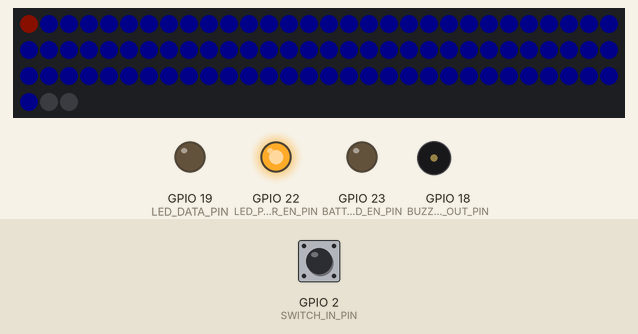
Recording of a sketch running on a simulated ESP32. On the bench: 93 RGB LEDs in strip order, left to right, continuing on the next row, output pins drawn as LEDs (lit = HIGH), buzzer (waves = sounding, pin HIGH). The test bench sets the inputs (shaded band); at power-on: GPIO 2 (SWITCH_IN_PIN) LOW. Dim RGB values are drawn brighter than linear; what the sketch prints to the serial monitor is not drawn.

Above: at 0.1 s.
Timing chart, 0 to 3.8 s (numbered marks = the images above):
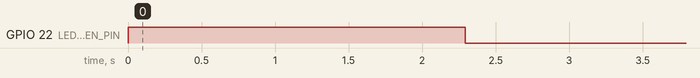

Measured:
- by itself, GPIO 22 (LED_POWER_EN_PIN): HIGH → LOW at 2.3 s

The sketch:

blaster.ino
```cpp
#include <FastLED.h>
#include "esp_wifi.h"
#include "esp_bt.h"

// =========================================================================
// Defines: Pins
// =========================================================================

#define SWITCH_IN_PIN GPIO_NUM_2

#define BATTERY_READ_EN_PIN GPIO_NUM_23
#define BATTERY_READ_IN_PIN GPIO_NUM_0  // A0
#define LED_DATA_PIN GPIO_NUM_19
#define BUZZER_OUT_PIN GPIO_NUM_18
#define LED_POWER_EN_PIN GPIO_NUM_22


// =========================================================================
// Defines: Constants
// =========================================================================

#define RING_COUNT 9

#define ANIM_INIT_START_DELAY_MILLIS 200
#define ANIM_INIT_END_DELAY_MILLIS 30
#define ANIM_INIT_STEP_DELAY_FRAC 0.75
#define ANIM_FIRE_DELAY_MILLIS 30
#define BTN_DEBOUNCE_MILLIS 100
#define BTN_LONG_PRESS_MILLIS 2000
#define BATTERY_SAMPLE_MILLIS 5000

// Settle time for ADC to accurately read battery
// settle_t = (divider_resistance * adc_capacitance) * 9 = (50kOhm * 20pF) * 9 = 9usec
// (+1 for good measure)
#define BATTERY_SETTLE_MICROS 10

#define SOUND_FREQ_START_HZ 4000
#define SOUND_FREQ_DEC_HZ 100

#define LED_TYPE WS2812B
#define LED_COLOR_ORDER GRB
// (10 per ring) * (9 rings) + 1 rear + 2 front
#define LED_COUNT 93
#define LED_BRIGHTNESS 10

#define LEDS_PER_RING 10
#define LEDS_ALL_RINGS_COUNT (LEDS_PER_RING * RING_COUNT)

#define LED_IDX_POWER 0
#define LED_IDX_RINGS 1
#define LED_IDX_MUZZLE 91

// sample_val = (((voltage / 2) / 3.3) * 4095)
// Min voltage: 3.2
// Max voltage: 4.2
#define BATTERY_SAMPLE_VAL_MIN 1985
#define BATTERY_SAMPLE_VAL_MAX 2606

// Define bitmask for RTC setup for deep sleep
#define RTC_SLEEP_EN_PIN_BITMASK (1ULL << SWITCH_IN_PIN)


// =========================================================================
// Variables
// =========================================================================

unsigned long buttonDebounceStartTime;
uint8_t switchIsDebouncing = 0;

unsigned long buttonDepressedStartTime;
uint8_t switchIsDepressed = 0;

unsigned long batterySampleLastTime;

CRGB leds[LED_COUNT];

CRGB ringColor = 0x0000ff;
CRGB muzzleFlashColor = 0xffffff;

uint8_t batteryPercent;


// =========================================================================
// Utilities
// =========================================================================

uint8_t detectSwitch(uint8_t desiredState) {
  if (digitalRead(SWITCH_IN_PIN) == desiredState) {
    if (switchIsDebouncing) {
      if ((millis() - buttonDebounceStartTime) > BTN_DEBOUNCE_MILLIS) {
        switchIsDebouncing = 0;
        return 1;
      }
    } else {
      buttonDebounceStartTime = millis();
      switchIsDebouncing = 1;
    }
  }
  return 0;
}

void readBatteryLevel () {
  digitalWrite(BATTERY_READ_EN_PIN, HIGH);
  delayMicroseconds(BATTERY_SETTLE_MICROS);

  int batteryReading = analogRead(BATTERY_READ_IN_PIN);
  batteryPercent = map(batteryReading, BATTERY_SAMPLE_VAL_MIN, BATTERY_SAMPLE_VAL_MAX, 0, 100);

  digitalWrite(BATTERY_READ_EN_PIN, LOW);
}

void startSleep () {
  // Setup deep sleep wakeup source
  esp_sleep_enable_ext1_wakeup(RTC_SLEEP_EN_PIN_BITMASK, ESP_EXT1_WAKEUP_ANY_LOW);


  // Enter deep sleep
  esp_deep_sleep_start();
}

void writeRingColor (int index, CRGB color) {
  int startIdx = LED_IDX_RINGS + (index * LEDS_PER_RING);
  fill_solid(leds + startIdx, LEDS_PER_RING, color);
}

void fillRings (CRGB color) {
  fill_solid(leds, LEDS_ALL_RINGS_COUNT, color);
}

void writeMuzzleColor (CRGB color) {
  fill_solid(leds + LED_IDX_MUZZLE, 2, color);
}

void displayBatteryLevel () {
  // Map battery percent to hue from red to green (0-120);
  uint8_t hue = map(batteryPercent, 0, 100, 0, 120);
  leds[LED_IDX_POWER] = CHSV(hue, 255, 255);
  FastLED.show();
}

void updateBatteryLevel () {
  readBatteryLevel();
  displayBatteryLevel();
}

void enableLedStrip () {
  // Remove hold for deep sleep (if set)
  gpio_hold_dis((gpio_num_t)LED_POWER_EN_PIN);
  digitalWrite(LED_POWER_EN_PIN, HIGH);
}

void disableLedStrip () {
  // Drive data pin low first to prevent ghosting
  digitalWrite(LED_DATA_PIN, LOW);

  digitalWrite(LED_POWER_EN_PIN, LOW);
  // Set disable to hold while asleep
  gpio_hold_en((gpio_num_t)LED_POWER_EN_PIN);
}

// =========================================================================
// Animation Sequences
// =========================================================================

// Run blaster firing sequence
void fireBlaster () {
  int fireTone = SOUND_FREQ_START_HZ;
  for (int i = 0; i < RING_COUNT; i++) {
    ledcWriteTone(BUZZER_OUT_PIN, fireTone);
    // Disable targer ring
    writeRingColor(i, 0);
    // Fill in behind
    if (i > 0) {
      writeRingColor(i - 1, ringColor);
    }
    delay(ANIM_FIRE_DELAY_MILLIS);
    fireTone -= SOUND_FREQ_DEC_HZ;
  }
  writeRingColor(RING_COUNT-1, ringColor);

  writeMuzzleColor(muzzleFlashColor);
  ledcWriteTone(BUZZER_OUT_PIN, fireTone);

  delay(ANIM_FIRE_DELAY_MILLIS);
  writeMuzzleColor(0);
  ledcWriteTone(BUZZER_OUT_PIN, 0);
}

// Blaster powering up sequence
void powerUp () {
  FastLED.clear();
  FastLED.show();
  // Read and show battery first
  updateBatteryLevel();

  int frameDelay = ANIM_INIT_START_DELAY_MILLIS;
  while (frameDelay > ANIM_INIT_END_DELAY_MILLIS) {
    for (int i = 0; i < RING_COUNT; i++) {
      // Turn on target ring
      writeRingColor(i, ringColor);
      // Clear last one
      if (i > 0) {
        writeRingColor(i-1, ringColor);
      } else {
        writeRingColor(RING_COUNT-1, ringColor);
      }
      FastLED.show();
    }
    frameDelay = frameDelay * ANIM_INIT_STEP_DELAY_FRAC;
  }

  fillRings(ringColor);
}

// Blaster powering down sequence
void powerDown () {
  FastLED.clear();
  FastLED.show();
  Serial.println("Sleeping...");

  disableLedStrip();
  // Wait for switch to release before setting up/entering sleep mode
  while (digitalRead(SWITCH_IN_PIN) == LOW) {}
  startSleep();
}


// =========================================================================
// Event Routines
// =========================================================================

// Pollable routine handling switch input for blaster firing and deep sleep
void handleSwitch () {
  if (switchIsDepressed) {
    // If switch still depressed, wait for "turn-off" delay
    if (digitalRead(SWITCH_IN_PIN) == LOW) {
      if ((millis() - buttonDepressedStartTime) > BTN_LONG_PRESS_MILLIS) {
        // Long press detected, power down
        powerDown();
      }
    } else {
      // Short press detected, fire blaster
      fireBlaster();
      switchIsDepressed = 0;
    }
  } else {
    if (detectSwitch(LOW)) {
      buttonDepressedStartTime = millis();
      switchIsDepressed = 1;
    }
  }
}

// Pollable routine handling regular battery level reading
void handleBattery () {
  if ((millis() - batterySampleLastTime) > BATTERY_SAMPLE_MILLIS) {
    batterySampleLastTime = millis();
    updateBatteryLevel();
    Serial.print("Battery Level: ");
    Serial.print(batteryPercent);
    Serial.println("%");
  }
}


// =========================================================================
// Main
// =========================================================================

void setup() {
  esp_wifi_stop();   // Power down wifi
  esp_wifi_deinit(); // Release wifi memory

  // Disable BLE/Zigbee
  esp_bt_controller_disable();
  esp_bt_controller_deinit();

  // External pullup used so deep sleep remains stable
  pinMode(SWITCH_IN_PIN, INPUT);

  pinMode(BATTERY_READ_EN_PIN, OUTPUT);
  pinMode(LED_DATA_PIN, OUTPUT);
  pinMode(BUZZER_OUT_PIN, OUTPUT);
  pinMode(LED_POWER_EN_PIN, OUTPUT);

  digitalWrite(BATTERY_READ_EN_PIN, LOW);

  ledcAttach(BUZZER_OUT_PIN, 4000, 12);

  enableLedStrip();
  // Short delay allowing leds to start up
  delay(2);

  FastLED.addLeds<LED_TYPE,LED_DATA_PIN,LED_COLOR_ORDER>(leds, LED_COUNT)
    .setCorrection(TypicalLEDStrip)
    .setDither(LED_BRIGHTNESS < 255);
  FastLED.setBrightness(LED_BRIGHTNESS);


  Serial.begin(115200);
  Serial.println("Ready! (=^-^=)");

  powerUp();
}

void loop() {
  handleSwitch();
  handleBattery();
}
```
